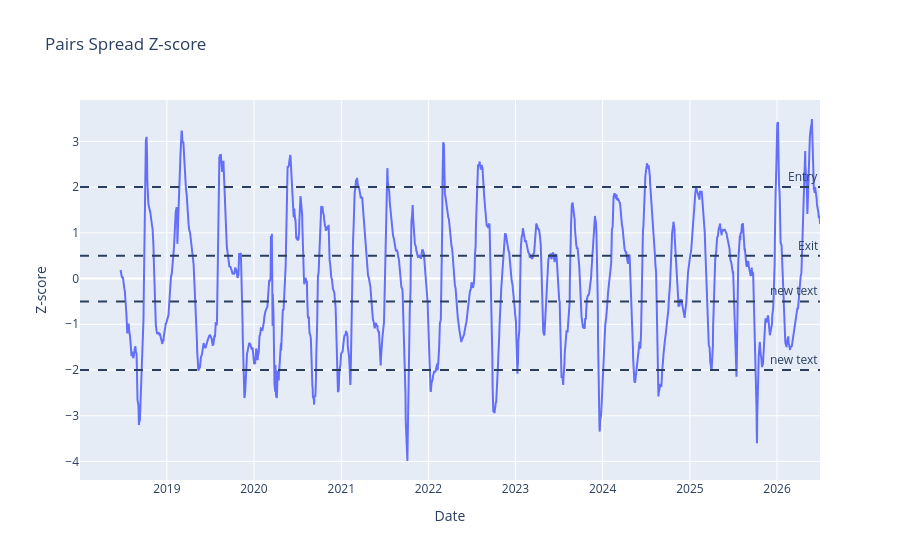

Here is the notebook cell this chart was saved with:
### Code cell
# Strategy-specific chart: the spread z-score the algorithm trades on.
spread, zscore = algorithm.compute_spread_zscore(prices)
pairs_spread_chart(spread, zscore, algorithm.entry_z, algorithm.exit_z).show()

### Figure 1 — Plotly figure (JSON) as saved in the notebook; plotly's stock layout.template omitted (floating-point values rounded to 4 significant figures; data arrays with more than 128 entries replaced by an {"elided": "..."} marker saying what was removed)
{"data": [{"name": "Z-score", "type": "scatter", "x": {"elided": "2134 str values"}, "y": {"elided": "2134 float values"}}], "layout": {"annotations": [{"showarrow": false, "text": "Entry", "x": 1, "xanchor": "right", "xref": "x domain", "y": 2.0, "yanchor": "bottom", "yref": "y"}, {"showarrow": false, "x": 1, "xanchor": "right", "xref": "x domain", "y": -2.0, "yanchor": "bottom", "yref": "y"}, {"showarrow": false, "text": "Exit", "x": 1, "xanchor": "right", "xref": "x domain", "y": 0.5, "yanchor": "bottom", "yref": "y"}, {"showarrow": false, "x": 1, "xanchor": "right", "xref": "x domain", "y": -0.5, "yanchor": "bottom", "yref": "y"}], "shapes": [{"line": {"dash": "dash"}, "type": "line", "x0": 0, "x1": 1, "xref": "x domain", "y0": 2.0, "y1": 2.0, "yref": "y"}, {"line": {"dash": "dash"}, "type": "line", "x0": 0, "x1": 1, "xref": "x domain", "y0": -2.0, "y1": -2.0, "yref": "y"}, {"line": {"dash": "dash"}, "type": "line", "x0": 0, "x1": 1, "xref": "x domain", "y0": 0.5, "y1": 0.5, "yref": "y"}, {"line": {"dash": "dash"}, "type": "line", "x0": 0, "x1": 1, "xref": "x domain", "y0": -0.5, "y1": -0.5, "yref": "y"}], "title": {"text": "Pairs Spread Z-score"}, "xaxis": {"title": {"text": "Date"}}, "yaxis": {"title": {"text": "Z-score"}}}}
